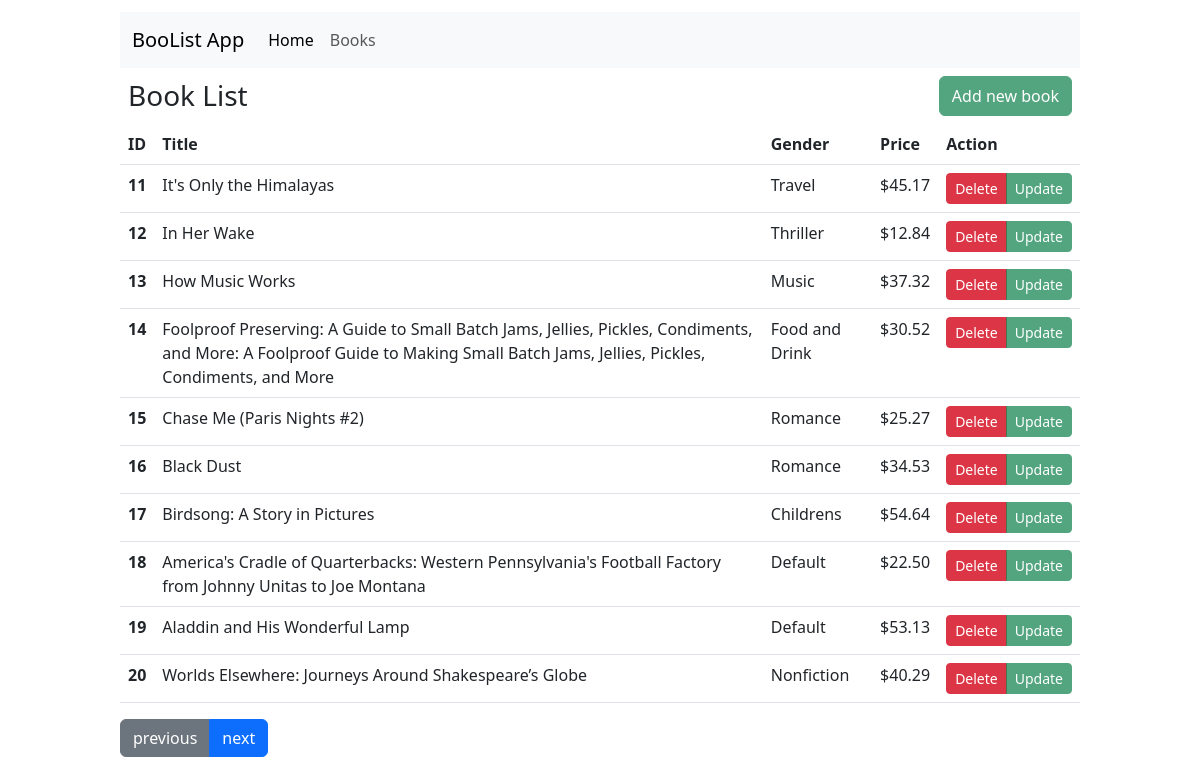
Page /books/2-10/ on the committed database.
### tables this page shows
CREATE TABLE books(
                        id INTEGER PRIMARY KEY AUTOINCREMENT,
                        title TEXT NOT NULL UNIQUE,
                        price_cents INTEGER NOT NULL,
                        description TEXT NOT NULL,
                        category TEXT NOT NULL
        );

### app.py (the view)
@app.route("/books/<int:page>-<int:limit>/")
def book_list(page=None, limit=None):
    books =  Book.all(limit=limit, offset=page*limit-limit)
    categories = Book.all_categories()
    return render_template('book-list.html', books = books, p=page, l=limit, genders = categories)

### models/bookModel.py (called while the page is built)
    @property
    def price(self):
        return self.price_cents / 100

    @classmethod
    def from_tuple(cls, t:tuple):
        return Book(t[1], t[2], t[3], t[4], t[0])

    @classmethod
    def all(cls, offset:int = None, limit:int = None) -> list:
        t = Database.fetch_all(BookData.TABLE_NAME, offset=offset, limit=limit)
        l =[]
        for b in t:
            l.append(Book.from_tuple(b))
        return l

    @classmethod
    def all_categories(cls):
        c = BookData.all_categories()
        c.sort()
        return c

### models/database/bookData.py (called while the page is built)
    @classmethod
    def all_categories(cls):
        r = Database.query_fetch(f"SELECT DISTINCT category FROM {BookData.TABLE_NAME};")
        return [x[0] for x in r]

### models/database/database.py (called while the page is built)
    @classmethod
    def fetch_all(cls, table_name, limit:int = None, offset:int=None, file_name:str = DATABASE_FILE) -> list[tuple]:
        conn = sqlite3.connect(file_name)
        cur = conn.cursor()
        cur.execute('PRAGMA foreign_key=on;')
        if limit and offset:
            cur.execute(f"SELECT * FROM {table_name} LIMIT {limit} OFFSET {offset};")
        elif limit:
            cur.execute(f"SELECT * FROM {table_name} LIMIT {limit};")
        elif offset:
            cur.execute(f"SELECT * FROM {table_name} OFFSET {offset};")
        else:
            cur.execute(f"SELECT * FROM {table_name};")
        result = cur.fetchall()
        conn.commit()
        cur.close()
        return result

    @classmethod
    def query_fetch(cls, query:str, values:tuple =None, file_name:str = DATABASE_FILE) -> list[tuple]:
        conn = sqlite3.connect(file_name)
        cur = conn.cursor()
        cur.execute('PRAGMA foreign_key=on;')
        if values:
            cur.execute(query, values)
        else:
            cur.execute(query)
        result = cur.fetchall()
        conn.commit()
        cur.close()
        return result

### templates/book-list.html (shortened to what this page needs)
{% extends "base.html" %}
{% block content %}
    <div class="d-flex p-2 justify-content-between">
        <h3 style="margin:3px 0;">Book List</h3>
        <button type="button" class="btn btn-success opacity-75" data-bs-toggle="modal" data-bs-target="#add_book">Add new book</button>
    </div>
    <table class="table table-hover">
        <thead>
            <tr>
                <th scope="col">ID</th>
                <th scope="col">Title</th>
                <th scope="col">Gender</th>
                <th scope="col">Price</th>
                <th scope="col">Action</th>
            </tr>
        </thead>
        <tbody>
            {% for book in books %}
            <tr>
                <th scope="row">{{ p*l+loop.index - l}}</th>
                <td>{{ book.title }}</td>
                <td>{{ book.category }}</td>
                <td>${{ "%.2f"|format(book.price) }}</td>
                <td>
                    <div class="btn-group" role="group" aria-label="Basic example">
                        <button type="button" class="btn btn-sm btn-danger" data-bs-toggle="modal" data-bs-target="#delete_{{book.ID}}">Delete</button>
                        <button type="button" class="btn btn-sm btn-success opacity-75" data-bs-toggle="modal" data-bs-target="#update_{{book.ID}}">Update</button>
                    </div>
                </td>
            </tr>
            {% endfor %}
        </tbody>
    </table>
    <div class="btn-group">
        {% if p > 1 %}
        <a class="btn btn-secondary" role="button" href="{{ url_for('book_list', page=p-1, limit=l) }}">previous</a>
        {% endif %}
        <a class="btn btn-primary" role="button" href="{{ url_for('book_list', page=p+1, limit=l) }}">next</a>
    </div>
{% endblock %}

### rows in the picture
books: index "11", title "It's Only the Himalayas", category "Travel", price "45.17"
books: index "12", title "In Her Wake", category "Thriller", price "12.84"
books: index "13", title "How Music Works", category "Music", price "37.32"
books: index "14", title "Foolproof Preserving: A Guide to Small Batch Jams, Jellies, Pickles, Condiments, and More: A Foolproof Guide to Making Small Batch Jams, Jellies, Pickles, Condiments, and More", category "Food and Drink", price "30.52"
books: index "15", title "Chase Me (Paris Nights #2)", category "Romance", price "25.27"
books: index "16", title "Black Dust", category "Romance", price "34.53"
books: index "17", title "Birdsong: A Story in Pictures", category "Childrens", price "54.64"
books: index "18", title "America's Cradle of Quarterbacks: Western Pennsylvania's Football Factory from Johnny Unitas to Joe Montana", category "Default", price "22.50"
books: index "19", title "Aladdin and His Wonderful Lamp", category "Default", price "53.13"
books: index "20", title "Worlds Elsewhere: Journeys Around Shakespeare’s Globe", category "Nonfiction", price "40.29"
